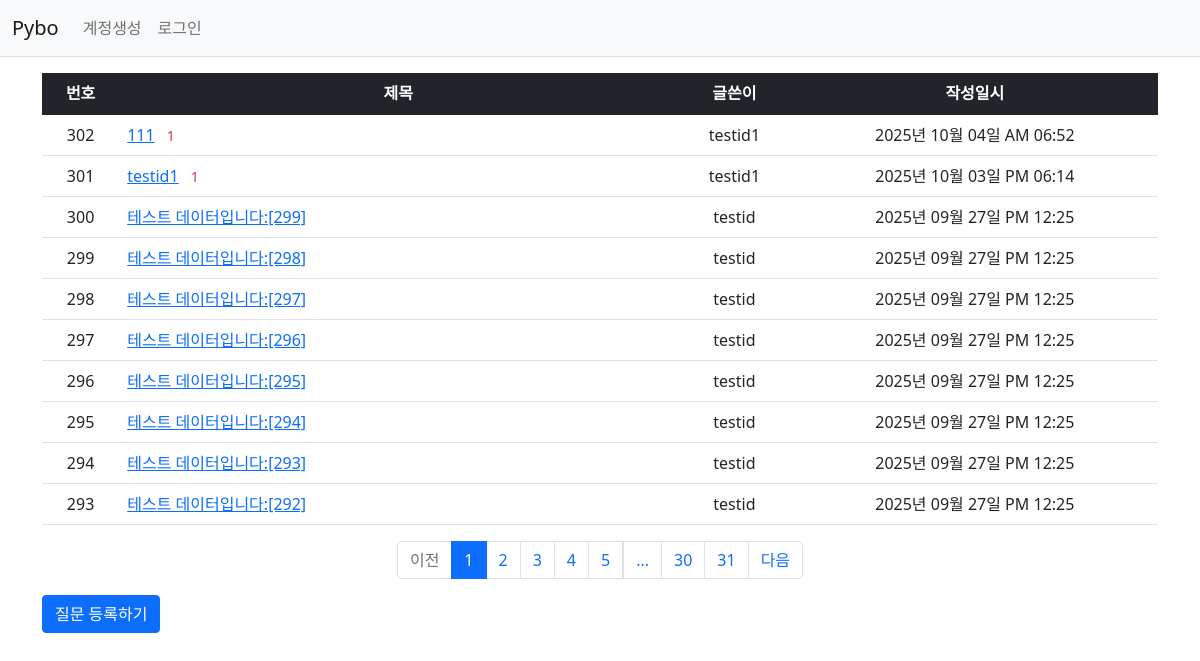
Page /question/list/ on the earlier database version.
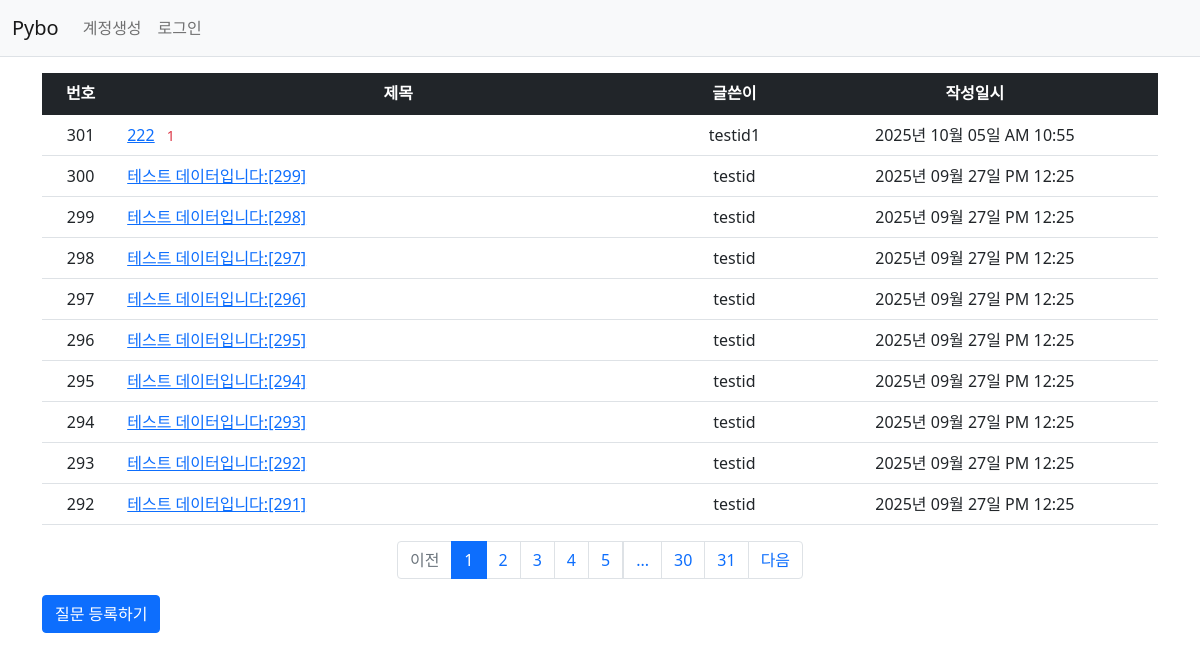
Same page on the later database version.
### pybo/models.py (models this page shows)
class Question(db.Model):
    id = db.Column(db.Integer, primary_key=True)
    subject = db.Column(db.String(200), nullable=False)
    content = db.Column(db.Text, nullable=False)
    create_date = db.Column(db.DateTime, nullable=False)
    user_id = db.Column(db.Integer, db.ForeignKey('user.id', ondelete='CASCADE'), nullable=False)
    user = db.relationship('User', backref=db.backref('question_set'))
    modify_date = db.Column(db.DateTime, nullable=True)
    voter = db.relationship('User', secondary=question_voter, backref=db.backref('question_voter_set'))

class User(db.Model) :
    id = db.Column(db.Integer, primary_key=True)
    username = db.Column(db.String(150), unique=True, nullable=False)
    password = db.Column(db.String(200), nullable=False)
    email = db.Column(db.String(120), unique=True, nullable=False)

### pybo/views/question_views.py (the view)
@bp.route('/list/')
def _list():
    page = request.args.get('page', type=int, default=1) # 페이지
    question_list = Question.query.order_by(Question.create_date.desc())
    question_list = question_list.paginate(page=page, per_page=10)
    return render_template('question/question_list.html', question_list = question_list)

### pybo/filter.py (called while the page is built)
def format_datetime(value, fmt='%Y년 %m월 %d일 %p %I:%M'):
    return value.strftime(fmt)

### pybo/views/auth_views.py (called while the page is built)
@bp.before_app_request
def load_logged_in_user():
    user_id = session.get('user_id')
    if user_id is None:
        g.user = None
    else :
        g.user = User.query.get(user_id)

### pybo/templates/question/question_list.html
{% extends 'base.html' %}
{% block content %}
<div class="container my-3">
    <table class="table">
        <thead>
        <tr class="text-center table-dark">
            <th>번호</th>
            <th style="width:50%">제목</th>
            <th>글쓴이</th>
            <th>작성일시</th>
        </tr>
        </thead>
        <tbody>
        {% if question_list %}
        {% for question in question_list.items %}
        <tr class="text-center">
            <td>{{ question_list.total - ((question_list.page-1)*question_list.per_page)-loop.index0 }}</td>
            <td class="text-start">
                <a href="{{ url_for('question.detail', question_id=question.id) }}">{{ question.subject }}</a>
                {% if question.answer_set|length>0 %}
                <span class="text-danger small mx-2">{{question.answer_set|length}}</span>
                {% endif %}
            </td>
            <td>{{question.user.username}}</td>
            <td>{{ question.create_date|datetime }}</td>
        </tr>
        {% endfor %}
        {% else %}
        <tr>
            <td colspan="3">질문이 없습니다.</td>
        </tr>
        {% endif %}
        </tbody>
    </table>
    <ul class="pagination justify-content-center">
        {% if question_list.has_prev %}
        <li class="page-item">
            <a class="page-link" href="?page={{question_list.prev_num}}">이전</a>
        </li>
        {% else %}
        <li class="page-item disabled">
            <a class="page-link" tabindex="-1" aria-disabled="true" href="javascript:void(0)">이전</a>
        </li>
        {% endif %}
        {% for page_num in question_list.iter_pages() %}
        {% if page_num %}
        {% if page_num != question_list.page %}
        <li class="page-item">
            <a class="page-link" href="?page={{page_num}}">{{page_num}}</a>
        </li>
            {% else %}
        <li class="page-item active" aria-current="page">
            <a class="page-link" href="javascript:void(0)">{{page_num}}</a>
        </li>
        {% endif %}
        {% else %}
        <li class="disabled">
            <a class="page-link" href="javascript:void(0)">...</a>
        </li>
        {% endif %}
        {% endfor %}
        {% if question_list.has_next %}
        <li class="page-item">
            <a class="page-link" href="?page={{question_list.next_num}}">다음</a>
        </li>
        {% else %}
        <li class="page-item disabled">
            <a class="page-link" tabindex="-1" aria-disabled="true" href="javascript:void(0)">다음</a>
        </li>
        {% endif %}
    </ul>
    <a href="{{url_for('question.create')}}" class="btn btn-primary">질문 등록하기</a>
</div>
{% endblock %}

### pybo/templates/base.html (shortened to what this page needs)
<!doctype html>
<html lang="ko">
<head>
  <link rel="stylesheet" href="{{url_for('static', filename='bootstrap.min.css')}}">
  <link rel="stylesheet" href="{{url_for('static', filename='style.css')}}">
</head>
<body>
{% include "navbar.html" %}
{% block content %}
{% endblock %}
</body>
</html>

### pybo/templates/navbar.html (shortened to what this page needs)
<nav class="navbar navbar-expand-lg navbar-light bg-light border-bottom">
  <div class="container-fluid">
    <a class="navbar-brand" href="{{url_for('main.index')}}">Pybo</a>
    <div class="collapse navbar-collapse" id="navbarSupportedContent">
      {% if g.user %}
      <ul class="navbar-nav">
        <li class="nav-item">
          <a class="nav-link" href="{{url_for('auth.logout')}}">{{g.user.username}} (로그아웃)</a>
        </li>
      </ul>
      {% else %}
      <ul class="navbar-nav me-auto mb-2 mb-lg-0">
        <li class="nav-item">
          <a class="nav-link" href="{{url_for('auth.signup')}}">계정생성</a>
        </li>
        <li class="nav-item">
          <a class="nav-link" href="{{url_for('auth.login')}}">로그인</a>
        </li>
      </ul>
      {% endif %}
    </div>
  </div>
</nav>

Differences in the rows shown:
removed Question: id "302", subject "111", answer_set|length "1", user.username "testid1", create_date "2025년 10월 04일 AM 06:52"
changed Question "testid1": subject "testid1" → "222"; create_date "2025년 10월 03일 PM 06:14" → "2025년 10월 05일 AM 10:55"
now on this page (row unchanged): Question: id "292", subject "테스트 데이터입니다:[291]", user.username "testid", create_date "2025년 09월 27일 PM 12:25"
